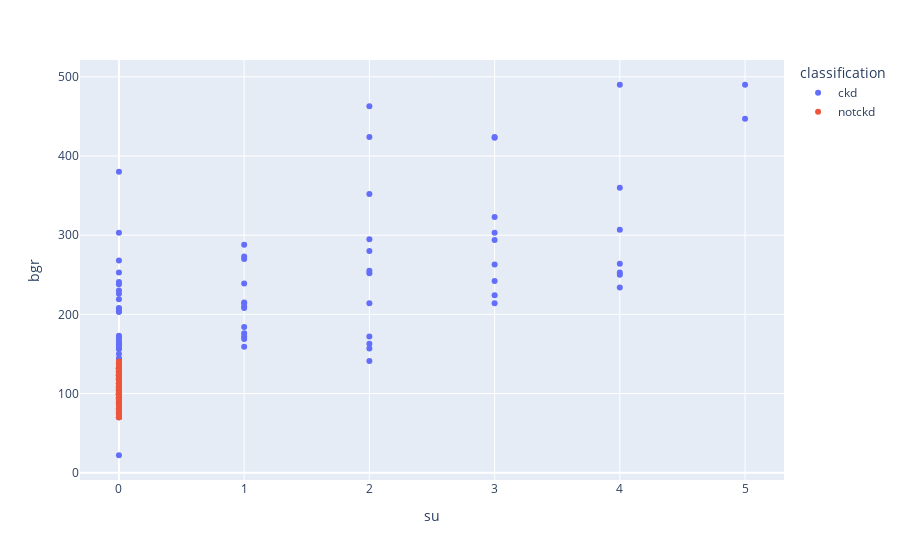

The cell this chart's notebook holds for it:
### Code cell
scatters("su","bgr")

### Figure 1 — Plotly figure (JSON) as saved in the notebook; plotly's stock layout.template omitted (floating-point values rounded to 4 significant figures; data arrays with more than 128 entries replaced by an {"elided": "..."} marker saying what was removed)
{"data": [{"hovertemplate": "classification=ckd<br>su=%{x}<br>bgr=%{y}<extra></extra>", "legendgroup": "ckd", "marker": {"color": "#636efa", "symbol": "circle"}, "mode": "markers", "name": "ckd", "orientation": "v", "showlegend": true, "type": "scatter", "x": {"elided": "130 int values"}, "xaxis": "x", "y": {"elided": "130 int values"}, "yaxis": "y"}, {"hovertemplate": "classification=notckd<br>su=%{x}<br>bgr=%{y}<extra></extra>", "legendgroup": "notckd", "marker": {"color": "#EF553B", "symbol": "circle"}, "mode": "markers", "name": "notckd", "orientation": "v", "showlegend": true, "type": "scatter", "x": [0, 0, 0, 0, 0, 0, 0, 0, 0, 0, 0, 0, 0, 0, 0, 0, 0, 0, 0, 0, 0, 0, 0, 0, 0, 0, 0, 0, 0, 0, 0, 0, 0, 0, 0, 0, 0, 0, 0, 0, 0, 0, 0, 0, 0, 0, 0, 0, 0, 0, 0, 0, 0, 0, 0, 0, 0, 0, 0, 0, 0, 0, 0, 0, 0, 0, 0, 0, 0, 0, 0, 0, 0, 0, 0, 0, 0, 0, 0, 0, 0, 0, 0, 0, 0, 0, 0, 0, 0, 0, 0, 0, 0, 0, 0, 0, 0, 0, 0, 0, 0, 0, 0, 0, 0, 0, 0, 0, 0, 0, 0, 0, 0, 0, 0, 0, 0, 0, 0, 0, 0], "xaxis": "x", "y": [140, 70, 82, 119, 99, 121, 131, 91, 98, 104, 131, 122, 118, 117, 132, 97, 133, 122, 121, 111, 96, 139, 107, 125, 123, 112, 140, 130, 123, 100, 94, 81, 124, 93, 124, 89, 125, 91, 127, 96, 127, 107, 128, 122, 128, 137, 81, 102, 132, 104, 131, 102, 120, 105, 109, 130, 100, 109, 120, 80, 130, 99, 134, 119, 92, 132, 88, 100, 130, 95, 111, 106, 97, 108, 99, 83, 109, 86, 102, 95, 87, 107, 117, 88, 105, 70, 89, 99, 118, 81, 125, 82, 107, 83, 79, 109, 133, 111, 74, 88, 97, 78, 113, 75, 119, 132, 113, 100, 93, 94, 112, 99, 85, 133, 117, 137, 140, 75, 100, 114, 131], "yaxis": "y"}], "layout": {"legend": {"title": {"text": "classification"}, "tracegroupgap": 0}, "margin": {"t": 60}, "xaxis": {"anchor": "y", "domain": [0, 1], "title": {"text": "su"}}, "yaxis": {"anchor": "x", "domain": [0, 1], "title": {"text": "bgr"}}}}
